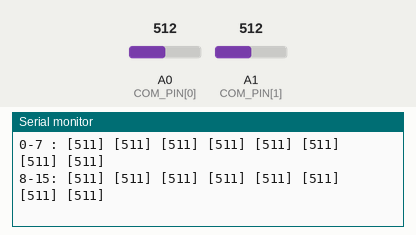
Bench run of a sketch on a simulated Arduino Uno, built with avr-gcc and run on an emulated ATmega328P. On the bench: the last lines printed to the serial monitor. Inputs (shaded band) come from the test bench; at power-on: A0 (COM_PIN[0]) = 512, A1 (COM_PIN[1]) = 512.

Above: at 2.2 s.
2.3 s: A0 (COM_PIN[0]) set to 1023
At 2.38 s:
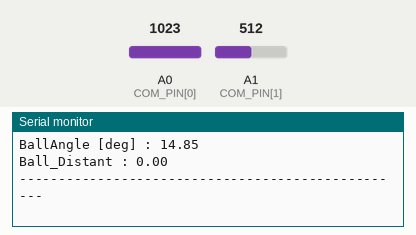
3.9 s: A1 (COM_PIN[1]) set to 1023
At 4.02 s:
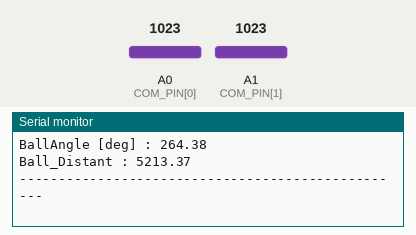
6.9 s: A0 (COM_PIN[0]) set to 900
At 7.07 s:
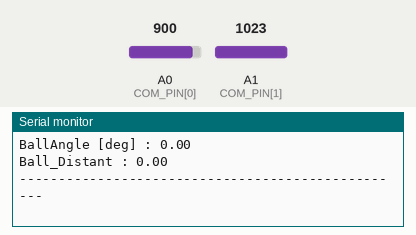
8.4 s: A1 (COM_PIN[1]) set to 22
At 8.49 s:
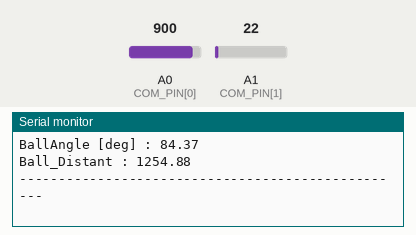
Timing chart, 0 to 11.4 s (numbered marks = the images above; inputs shaded):
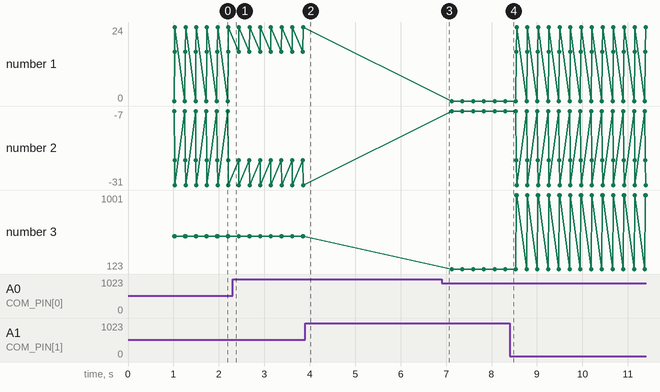

The sketch:

ir_test.ino
```cpp
// ==========================================
// ピン設定
// ==========================================
// Arduino Uno/Nano等はDを付けずに数値のみで指定
#include <math.h>
const int COM_PIN[2] = {A0, A1};
const int MUX_PIN[4] = {4, 5, 9, 10}; // S0, S1, S2, S3

const int IR_NUM = 16;        // 片方のMUXにつながるセンサーの数
const int IR_VAL_MAX = 1023;  // 最大値 (10bit)

int ir_values[32]; // 値を保存する配列
float ir_angle[32];
float ir_x[32];
float ir_y[32];
float BallAngle = 0.0;
float ball_dist = 0.0;

void setBallAngle();
void printRow(const char* label, int startIdx, int endIdx);
void printFormattedValue(int val);

void setup() {
    Serial.begin(115200);
    pinMode(COM_PIN[0], INPUT);
    pinMode(COM_PIN[1], INPUT);
    for (int i = 0; i < 4; i++) {
        pinMode(MUX_PIN[i], OUTPUT);
    }
    Serial.println("--- IR Sensor Monitor (Inverted) ---");
    Serial.println("補正: (1023 - 読み取り値) を表示します");
    delay(1000);
    for (int i = 0; i <32 ; i++){
      ir_angle[i] = 11.25 * i * M_PI / 180  ;
    }
}

void loop() {
    // --- 1. 全センサー読み取り ---
    for (int i = 0; i < IR_NUM; i++) {
        // マルチプレクサ切り替え
        for (int j = 0; j < 4; j++) {
            digitalWrite(MUX_PIN[j], (i >> j) & 0x01);
        }
        delayMicroseconds(50); // 安定待ち

        // ■■■ ここで反転補正を入れています ■■■
        // 生の値が小さいときに「近い」と判定されるセンサーの場合、
        // 1023から引くことで「値が大きい＝近い」に変換できます。
        int raw0 = analogRead(COM_PIN[0]);
        int raw1 = analogRead(COM_PIN[1]);

        ir_values[i]      = IR_VAL_MAX - raw0;
        ir_values[i + 16] = IR_VAL_MAX - raw1;
    }
    setBallAngle();
    // --- 2. 一覧表示 ---
    printRow("0-7 : ", 0, 8);
    printRow("8-15: ", 8, 16);
    printRow("16-23 : ", 16, 24);
    printRow("24-31 : ", 24, 32);
    Serial.print("BallAngle [deg] : ");
    Serial.println(BallAngle * 180.0 / M_PI, 2);
    Serial.print("Ball_Distant : ");
    Serial.println(ball_dist);

    Serial.println("--------------------------------------------------");
    delay(200);
}

// 行表示用ヘルパー関数
void printRow(const char* label, int startIdx, int endIdx) {
    Serial.print(label);
    for (int i = startIdx; i < endIdx; i++) {
        printFormattedValue(ir_values[i]);
    }
    Serial.println();
}

// 3桁表示整形
void printFormattedValue(int val) {
    Serial.print("[");
    if (val < 10) Serial.print("  ");
    else if (val < 100) Serial.print(" ");
    Serial.print(val);
    Serial.print("] ");
}

void setBallAngle(){
    float sum_x = 0;
    float sum_y = 0;
    for (int i = 0; i < 32; i++) {
        sum_x += cos(ir_angle[i]) * ir_values[i];
        sum_y += sin(ir_angle[i]) * ir_values[i];
    }

    BallAngle = atan2(sum_y, sum_x);

    // 0～2π に変換
    if (BallAngle < 0) {
        BallAngle += 2 * M_PI;
    }
    ball_dist = sqrt(sum_x * sum_x + sum_y * sum_y);

}
```

Measured:
- plotted number 3: 511 → 123 after the input at 6.9 s, 123 → 1001 after the input at 8.4 s
